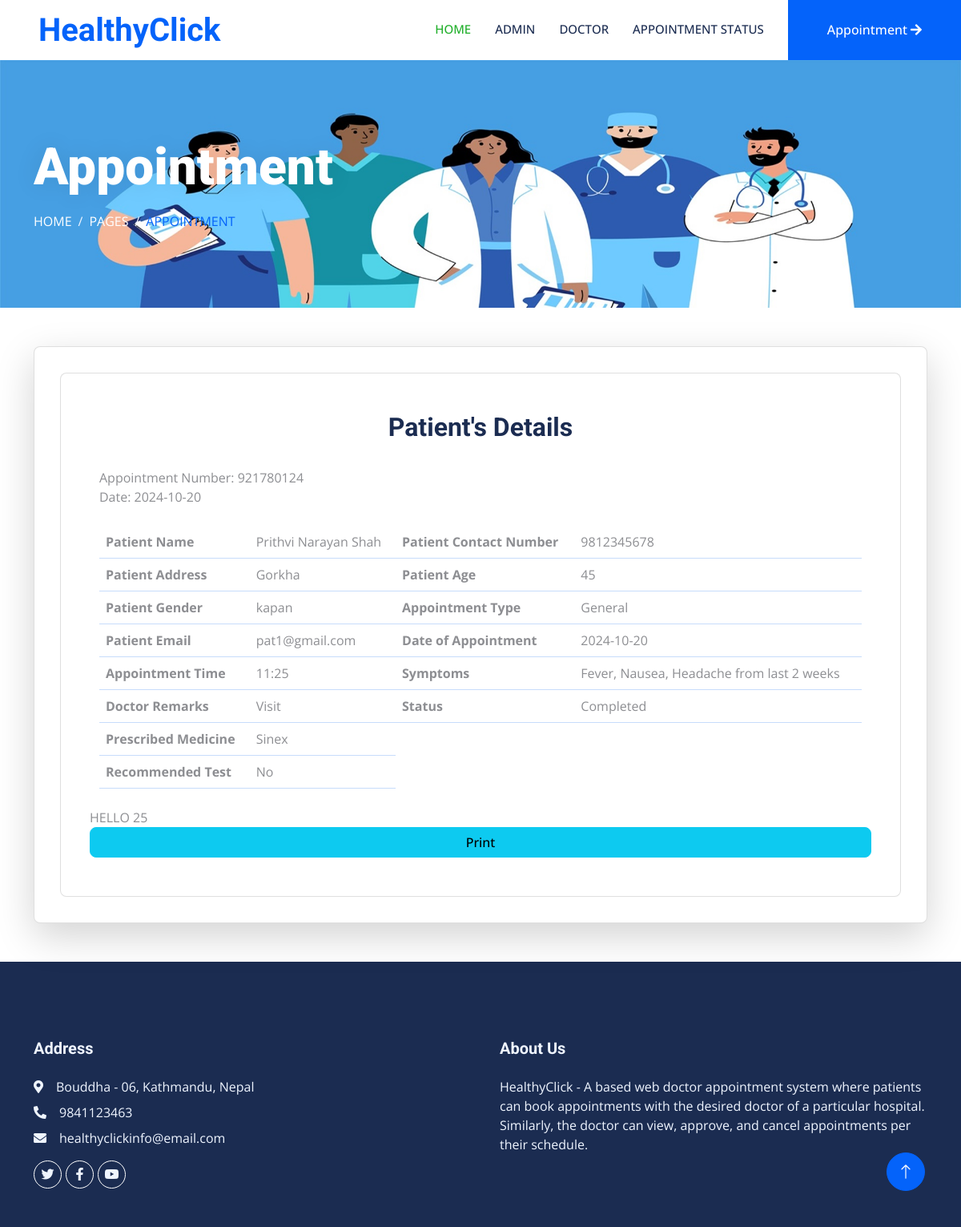
The page /ViewAppointmentDetails/25/ on the database its author committed.
### dasapp/models.py (models this page shows, shortened)
class Appointment(models.Model):
    appointmentnumber = models.IntegerField(default=0)
    fullname = models.CharField(max_length=250)
    mobilenumber = models.CharField(max_length=11)
    email = models.EmailField(max_length=100)
    address = models.CharField(max_length=200)
    age = models.IntegerField(default=0)
    gender = models.CharField(max_length=100)
    appointmenttype = models.CharField(max_length=100)
    date_of_appointment = models.CharField(max_length=250)
    time_of_appointment = models.CharField(max_length=250)
    doctor_id = models.ForeignKey(DoctorReg, on_delete=models.CASCADE)
    additional_msg = models.TextField(blank=True)
    remark = models.CharField(max_length=250, default=0)
    status = models.CharField(default=0, max_length=200)
    prescription = models.TextField(blank=True, default=0)
    recommendedtest = models.TextField(blank=True, default=0)
    created_at = models.DateTimeField(auto_now_add=True)
    updated_at = models.DateTimeField(auto_now=True)

class Page(models.Model):
    pagetitle = models.CharField(max_length=250)
    address = models.CharField(max_length=250)
    aboutus = models.TextField()
    email = models.EmailField(max_length=200)
    mobilenumber = models.IntegerField(default=0)
    created_at = models.DateTimeField(auto_now_add=True)
    updated_at = models.DateTimeField(auto_now=True)

### docappsystem/userviews.py (the view)
def View_Appointment_Details(request,id):
    page = Page.objects.all()
    patientdetails=Appointment.objects.filter(id=id)
    context={'patientdetails':patientdetails,
    'page': page,
    'id': id,
    }
    return render(request,'user_appointment-details.html',context)

### templates/user_appointment-details.html (shortened to what this page needs)
{% extends 'userbase.html' %}
{% load static %}
{% block content %}
<div class="container-fluid page-header py-5 mb-5 wow fadeIn" data-wow-delay="0.1s">
    <div class="container py-5">
        <h1 class="display-3 text-white mb-3 animated slideInDown">Appointment</h1>
        <nav aria-label="breadcrumb animated slideInDown">
            <ol class="breadcrumb text-uppercase mb-0">
                <li class="breadcrumb-item"><a class="text-white" href="#">Home</a></li>
                <li class="breadcrumb-item"><a class="text-white" href="#">Pages</a></li>
                <li class="breadcrumb-item text-primary active" aria-current="page">Appointment</li>
            </ol>
        </nav>
    </div>
</div>
<div class="container-xxl py-10">
    <div class="container">
        <div class="row">
            <div class="col-sm-12">
            <div class="card card-table p-3 shadow-lg">
            <div class="card-body">
            <div class="table-responsive card p-5">
                {% for i in patientdetails %}
                <h2><center>Patient's Details</center></h2>
                <br>Appointment Number: {{i.appointmentnumber}}  <br>Date: {{i.date_of_appointment}}
                <br>
                <br>
                <table class="table table-hover table-center mb-0 datatable">
                    <tr>
                          <th>Patient Name</th>
                          <td>{{i.fullname}}</td>
                          <th>Patient Contact Number</th>
                          <td>{{i.mobilenumber}}</td>
                    </tr>
                    <tr>
                        <th>Patient Address</th>
                        <td>{{i.address}}</td>
                        <th>Patient Age</th>
                        <td>{{i.age}}</td>
                      </tr>
                      <tr>
                        <th>Patient Gender</th>
                        <td>{{i.gender}}</td>
                        <th>Appointment Type</th>
                        <td>{{i.appointmenttype}}</td>
                      </tr>
                    <tr>
                          <th>Patient Email</th>
                          <td>{{i.email}}</td>
                          <th>Date of Appointment</th>
                          <td>{{i.date_of_appointment}}</td>
                    </tr>
                        <tr>
                          <th>Appointment Time</th>
                          <td>{{i.time_of_appointment}}</td>
                          <th>Symptoms</th>
                          <td>{{i.additional_msg}}</td>
                        </tr>
                        <tr>
                          {% if i.status == '0' %}
                          <th>Doctor Remarks</th>
                          <td>Not Updatet Yet</td>
                          {% else %}
                          <tr>
                          <th>Doctor Remarks</th>
                          <td>{{ i.remark}}</td>{% endif %}
                            {% if i.status == '0' %}
                            <th>Staus</th>
                            <td>Not Updatet Yet</td>
                            {% else %}
                            <th>Status</th>
                            <td>{{ i.status}}</td> {% endif %}
                            </tr>
                            <tr>
                                {% if i.status == 'Completed' %}
                                <th>Prescribed Medicine</th>
                                <td>{{ i.prescription}}</td>
                                {% else %}
                                <th>Prescribed Medicine</th>
                                <td>Not Prescribed Yet</td> {% endif %}
                                </tr>
                                <tr>
                                  {% if i.status == 'Completed' %}
                                  <th>Recommended Test</th>
                                  <td>{{ i.recommendedtest}}</td>
                                  {% else %}
                                  <th>Recommended Test</th>
                                  <td>Not Recommended Yet</td> {% endif %}
                                </tr>
                  </table>
                  <br>
                  <div class="row">
                    HELLO {{id}}
                    <a class="btn btn-info" href="{% url 'pdf_view' id %}">Print</a>
                  </div>
                  {% endfor %}
            </div>
            </div>
            </div>
            </div>
            </div>
    </div>
</div>
{% endblock %}

### templates/userincludes/footer.html
{% load static %}
<div class="container-fluid bg-dark text-light footer mt-5 pt-5 wow fadeIn" data-wow-delay="0.1s">
    <div class="container py-5">
        <div class="row g-5">
            <div class="col-lg-6 col-md-6">
                <h5 class="text-light mb-4">Address</h5>
                {% for i in page %}
                <p class="mb-2"><i class="fa fa-map-marker-alt me-3"></i>{{i.address}}</p>
                <p class="mb-2"><i class="fa fa-phone-alt me-3"></i>{{i.mobilenumber}}</p>
                <p class="mb-2"><i class="fa fa-envelope me-3"></i>{{i.email}}</p>{% endfor %}
                <div class="d-flex pt-2">
                    <a class="btn btn-outline-light btn-social rounded-circle" href=""><i class="fab fa-twitter"></i></a>
                    <a class="btn btn-outline-light btn-social rounded-circle" href=""><i class="fab fa-facebook-f"></i></a>
                    <a class="btn btn-outline-light btn-social rounded-circle" href=""><i class="fab fa-youtube"></i></a>
                </div>
            </div>
            <div class="col-lg-6 col-md-6">
                <h5 class="text-light mb-4">About Us</h5>
                {% for i in page %}
                {{ i.aboutus }}{% endfor %}
            </div>
        </div>
    </div>
</div>
<a href="#" class="btn btn-lg btn-primary btn-lg-square rounded-circle back-to-top"><i class="bi bi-arrow-up"></i></a>

### static/css/style.css (style rules this page uses)
:root { --primary: #21af2b; --light: #EFF5FF; --dark: #1B2C51; }
.back-to-top { position: fixed; display: none; right: 45px; bottom: 45px; z-index: 99; }
.btn { font-weight: 500; transition: .5s; }
.btn.btn-primary, .btn.btn-secondary { color: #FFFFFF; }
.btn-lg-square { width: 48px; height: 48px; }
.btn-square, .btn-sm-square, .btn-lg-square { padding: 0; display: flex; align-items: center; justify-content: center; font-weight: normal; }
.page-header { background: url(../img/header-page.jpg) top center no-repeat; background-size: cover; text-shadow: 0 0 30px rgba(0, 0, 0, .1); }
.breadcrumb-item + .breadcrumb-item::before { color: var(--light); }
.footer .btn.btn-social { margin-right: 5px; width: 35px; height: 35px; display: flex; align-items: center; justify-content: center; color: var(--light); border: 1px solid #FFFFFF; transition: .3s; }

### rows shown on the page
Appointment: appointmentnumber "921780124", date_of_appointment "2024-10-20", fullname "Prithvi Narayan Shah", mobilenumber "9812345678", address "Gorkha", age "45", gender "kapan", appointmenttype "General", email "pat1@gmail.com", time_of_appointment "11:25", additional_msg "Fever, Nausea, Headache from last 2 weeks", remark "Visit", status "Completed", prescription "Sinex", recommendedtest "No", id "25"
Page: address "Bouddha - 06, Kathmandu, Nepal", mobilenumber "9841123463", email "healthyclickinfo@email.com", aboutus "HealthyClick - A based web doctor appointment system where patients can book appointments with the desired doctor of a particular hospital. Similarly, the doctor can view, approve, and cancel appointments per their schedule."
